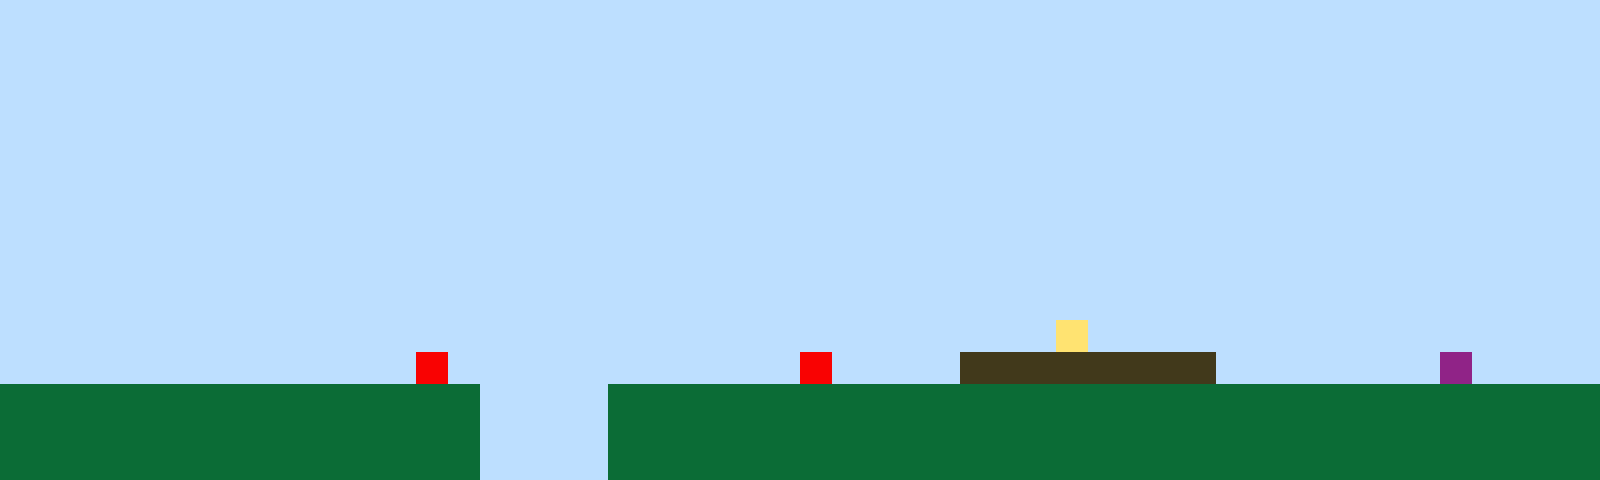

Tiled map render using the project's own tile images. Description and the whole map definition, tile-layer contents included, below:
An orthogonal 50x15 tile map with 32x32 px tiles, 1 tile layer (Tile Layer 1).

<map version="1.10" tiledversion="1.11.2" orientation="orthogonal" renderorder="right-up" width="50" height="15" tilewidth="32" tileheight="32" infinite="0" nextlayerid="2" nextobjectid="1"><editorsettings><export target="map1.csv" format="csv" /></editorsettings><tileset firstgid="1" name="sprites" tilewidth="32" tileheight="32" tilecount="6" columns="3"><image source="sprites.png" width="96" height="64" /></tileset><layer id="1" name="Tile Layer 1" width="50" height="15"><data encoding="csv">1,1,1,1,1,1,1,1,1,1,1,1,1,1,1,1,1,1,1,1,1,1,1,1,1,1,1,1,1,1,1,1,1,1,1,1,1,1,1,1,1,1,1,1,1,1,1,1,1,1,1,1,1,1,1,1,1,1,1,1,1,1,1,1,1,1,1,1,1,1,1,1,1,1,1,1,1,1,1,1,1,1,1,1,1,1,1,1,1,1,1,1,1,1,1,1,1,1,1,1,1,1,1,1,1,1,1,1,1,1,1,1,1,1,1,1,1,1,1,1,1,1,1,1,1,1,1,1,1,1,1,1,1,1,1,1,1,1,1,1,1,1,1,1,1,1,1,1,1,1,1,1,1,1,1,1,1,1,1,1,1,1,1,1,1,1,1,1,1,1,1,1,1,1,1,1,1,1,1,1,1,1,1,1,1,1,1,1,1,1,1,1,1,1,1,1,1,1,1,1,1,1,1,1,1,1,1,1,1,1,1,1,1,1,1,1,1,1,1,1,1,1,1,1,1,1,1,1,1,1,1,1,1,1,1,1,1,1,1,1,1,1,1,1,1,1,1,1,1,1,1,1,1,1,1,1,1,1,1,1,1,1,1,1,1,1,1,1,1,1,1,1,1,1,1,1,1,1,1,1,1,1,1,1,1,1,1,1,1,1,1,1,1,1,1,1,1,1,1,1,1,1,1,1,1,1,1,1,1,1,1,1,1,1,1,1,1,1,1,1,1,1,1,1,1,1,1,1,1,1,1,1,1,1,1,1,1,1,1,1,1,1,1,1,1,1,1,1,1,1,1,1,1,1,1,1,1,1,1,1,1,1,1,1,1,1,1,1,1,1,1,1,1,1,1,1,1,1,1,1,1,1,1,1,1,1,1,1,1,1,1,1,1,1,1,1,1,1,1,1,1,1,1,1,1,1,1,1,1,1,1,1,1,1,1,1,1,1,1,1,1,1,1,1,1,1,1,1,1,1,1,1,1,1,1,1,1,1,1,1,1,1,1,1,1,1,1,1,1,1,1,1,1,1,1,1,1,1,1,1,1,1,1,1,1,1,1,1,1,1,1,1,1,1,1,1,1,1,1,1,1,1,1,1,1,1,1,1,1,1,1,1,1,1,1,1,1,1,1,1,1,1,1,1,1,1,1,1,1,1,1,1,1,1,1,1,1,1,1,1,1,1,1,1,1,1,1,1,1,1,1,1,1,4,1,1,1,1,1,1,1,1,1,1,1,1,1,1,1,1,1,1,1,1,1,1,1,1,1,1,1,1,1,5,1,1,1,1,1,1,1,1,1,1,1,5,1,1,1,1,3,3,3,3,3,3,3,3,1,1,1,1,1,1,1,6,1,1,1,1,2,2,2,2,2,2,2,2,2,2,2,2,2,2,2,1,1,1,1,2,2,2,2,2,2,2,2,2,2,2,2,2,2,2,2,2,2,2,2,2,2,2,2,2,2,2,2,2,2,2,2,2,2,2,2,2,2,2,2,2,2,2,2,2,2,1,1,1,1,2,2,2,2,2,2,2,2,2,2,2,2,2,2,2,2,2,2,2,2,2,2,2,2,2,2,2,2,2,2,2,2,2,2,2,2,2,2,2,2,2,2,2,2,2,2,1,1,1,1,2,2,2,2,2,2,2,2,2,2,2,2,2,2,2,2,2,2,2,2,2,2,2,2,2,2,2,2,2,2,2</data></layer></map>
